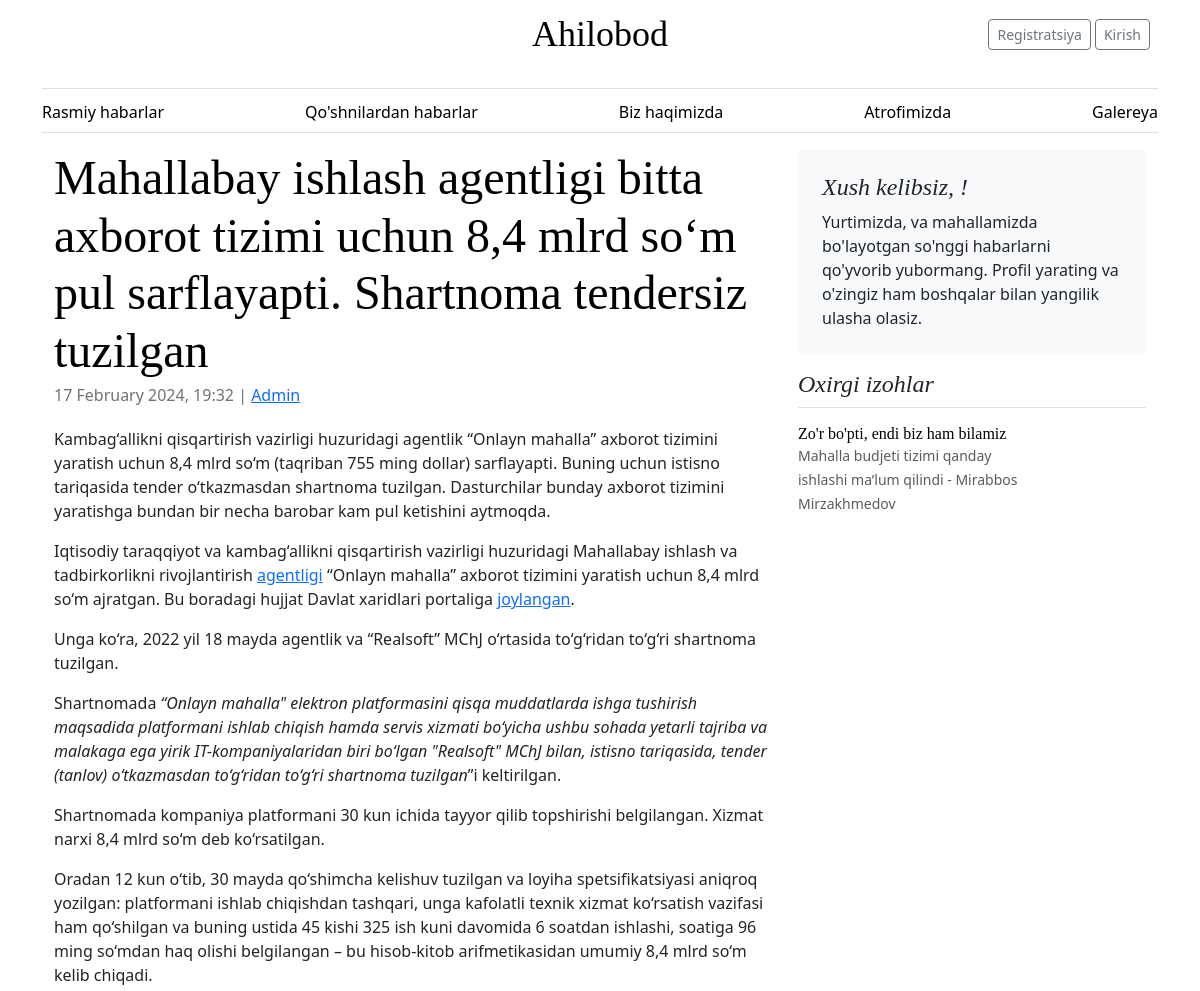
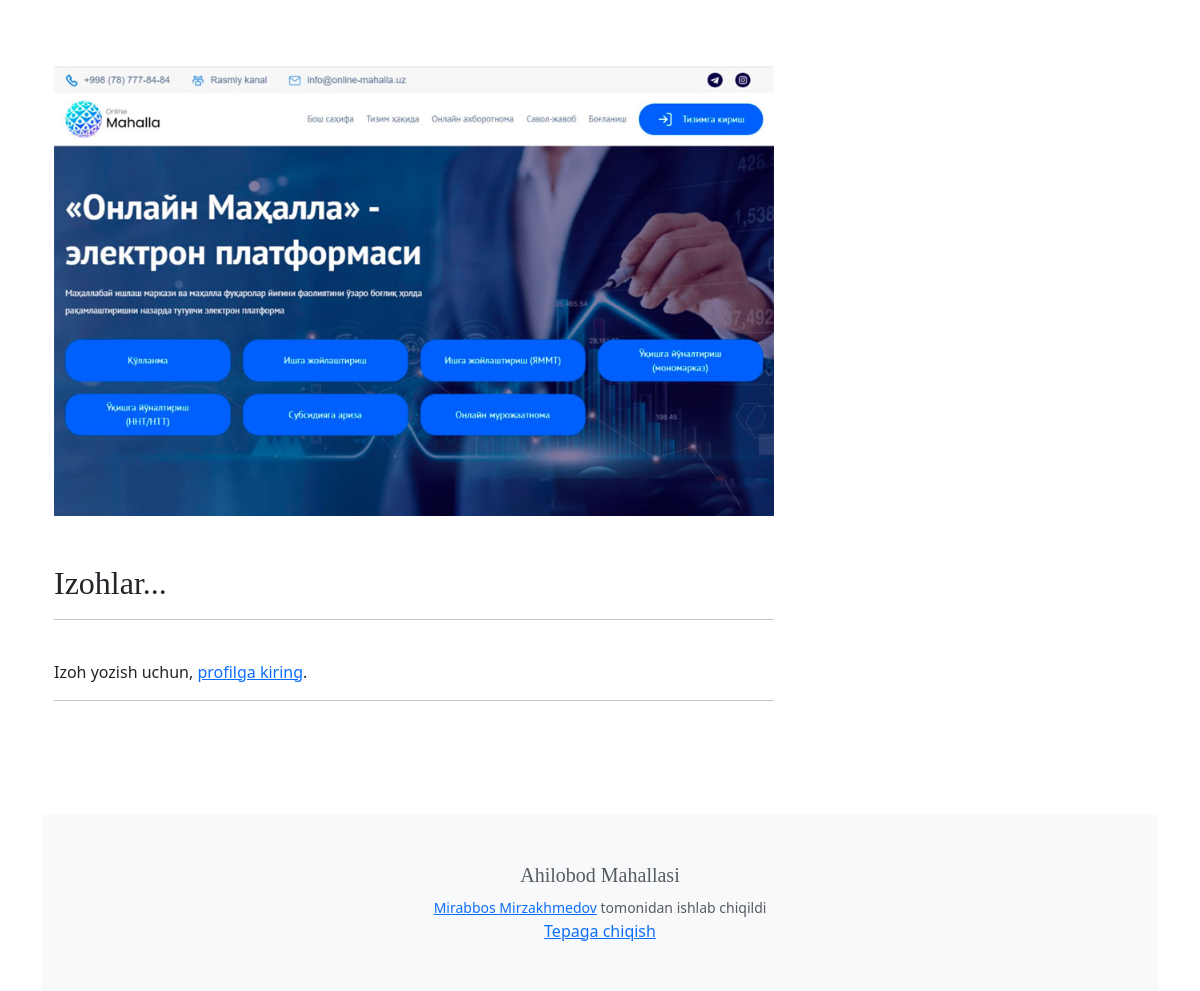
Page /28 on the committed database (2 pictures, top to bottom).
### webapp/models.py (models this page shows, shortened)
class Post(models.Model):
    post_id = models.AutoField(primary_key=True)
    title = models.CharField(max_length=255)
    full_text = RichTextField(blank=True, null=True)
    created_at = models.DateTimeField(default=timezone.now)
    user_id = models.ForeignKey(User, on_delete=models.CASCADE, related_name='posts')
    updated_at = models.DateTimeField(auto_now=True)
    image = models.ImageField(upload_to='posts/', default='posts/default.webp')

class User(AbstractUser):
    user_id = models.AutoField(primary_key=True)
    phone_number = models.CharField(max_length=20)
    profile_pic = models.ImageField(null=True, upload_to='profile/')
    bio = models.TextField(blank=True, null=True)
    created_at = models.DateTimeField(default=timezone.now)
    updated_at = models.DateTimeField(auto_now=True)

class Comment(models.Model):
    comment_id = models.AutoField(primary_key=True)
    post = models.ForeignKey(Post, on_delete=models.CASCADE, related_name='comments')
    user = models.ForeignKey(User, on_delete=models.CASCADE, related_name='comments')
    comment_text = models.TextField()
    created_at = models.DateTimeField(default=timezone.now)

### webapp/views.py (the view)
# urls.py: path('<int:pk>', views.PostDetailView.as_view(), name='news-detail'),
class PostDetailView(DetailView):
    model = Post
    template_name = 'webapp/news_detail.html'
    context_object_name = 'post'
    def get_context_data(self, **kwargs):
        context = super().get_context_data(**kwargs)
        context['comments'] = (Comment.objects.all().order_by('-created_at'))[:5]
        return context

### webapp/templates/webapp/news_detail.html (shortened to what this page needs)
{% extends 'webapp/layout.html' %}
{% block body %}
    <div class="row mb-2">
        <div class="col-md-8">
            <article class="blog-post">
                <h2 class="display-5 link-body-emphasis mb-1">{{ post.title }}</h2>
                <p class="blog-post-meta">{{ post.created_at|date:"j F Y, G:i" }} | <a
                    href="{% url 'profile' post.user_id.user_id %}">{{ post.user_id.first_name }} {{ post.user_id.last_name }}</a>
                </p>
                <p class="full_text">{{ post.full_text|safe }}</p>
                {% if post.image %}
                    <br>
                    <img src="{{ post.image.url }}">
                {% endif %}
                <br><br>
                <h2>Izohlar...</h2>
                <hr>
                <br>
                {% if user.is_authenticated %}
                    {% if post.comments.all %}
                        {% for comment in post.comments.all %}
                            <b><a
                                href="{% url 'profile' comment.user.user_id %}">{{ comment.user.first_name }} {{ comment.user.last_name }}</a></b>
                            | <small>{{ comment.created_at|date:"j F Y, G:i" }}</small><br>
                            {{ comment.comment_text }}
                            <br><br>
                        {% endfor %}
                    {% endif %}
                    <form method="post"
                          action="{% url 'add-comment' post.post_id %}">
                        {% csrf_token %}
                        <hr>
                        <div class="form-group">
                            <p>Izoh yozayotgan profil
                                <strong>{{ user.first_name }} {{ user.last_name }}:</strong>
                            </p>
                            <textarea name="comment_text" class="form-control"
                                      rows="3"></textarea>
                            <br>
                            <button type="submit" class="btn btn-primary">Izoh qoldirish</button>
                        </div>
                    </form>
                {% else %}
                    <p>Izoh yozish uchun, <a href="{% url 'login' %}">profilga kiring</a>.</p>
                    <hr>
                {% endif %}
            </article>
        </div>
        <div class="col-md-4">
            <div class="position-sticky" style="top: 2rem;">
                <div class="p-4 mb-3 bg-body-tertiary rounded">
                    <h4 class="fst-italic">Xush kelibsiz, {{ user.first_name }}!</h4>
                    <p class="mb-0">Yurtimizda, va mahallamizda bo'layotgan so'nggi habarlarni qo'yvorib yubormang.
                    Profil yarating va o'zingiz ham boshqalar bilan yangilik ulasha olasiz.</p>
                </div>
                <div>
                    <h4 class="fst-italic">Oxirgi izohlar</h4>
                    <ul class="list-unstyled">
                        {% for comment in comments %}
                        <li>
                            <a class="d-flex flex-column flex-lg-row gap-3 align-items-start align-items-lg-center py-3 link-body-emphasis text-decoration-none border-top"
                               href="{% url 'news-detail' comment.post.post_id %}">
                                <div class="col-lg-8">
                                    <h6 class="mb-0">{{ comment.comment_text }}</h6>
                                    <small class="text-body-secondary">{{ comment.post.title }} - {{ comment.user.first_name }} {{ comment.user.last_name }}</small>
                                </div>
                            </a>
                        </li>
                        {% endfor %}
                    </ul>
                </div>
            </div>
        </div>
    </div>
{% endblock %}

### webapp/static/css/blog.css (style rules this page uses)
h1, h2, h3, h4, h5, h6 { font-family: "Playfair Display", Georgia, "Times New Roman", serif; }
.blog-post { margin-bottom: 4rem; }
.blog-post img { display: block; margin: 0 auto; max-width: 100%; height: auto; }
.blog-post-meta { margin-bottom: 1.25rem; color: #727272; }
.row { margin-bottom: 20px; }

### rows in the picture
Post: title "Mahallabay ishlash agentligi bitta axborot tizimi uchun 8,4 mlrd so‘m pul sarflayapti. Shartnoma tendersiz tuzilgan", created_at "17 February 2024, 19:32", user_id.first_name "Admin", full_text "Kambag‘allikni qisqartirish vazirligi huzuridagi agentlik “Onlayn mahalla” axborot tizimini yaratish uchun 8,4 mlrd so‘m (taqriban 755 ming dollar) sarflayapti. Buning uchun istisno tariqasida tender o‘tkazmasdan shartnoma tuzilgan. Dasturchilar bunday axborot tizimini yaratishga bundan bir necha barobar kam pul ketishini aytmoqda. Iqtisodiy taraqqiyot va kambag‘allikni qisqartirish vazirligi huzuridagi Mahallabay ishlash va tadbirkorlikni rivojlantirish agentligi “Onlayn mahalla” axborot tizimini yaratish uchun 8,4 mlrd so‘m ajratgan. Bu boradagi hujjat Davlat xaridlari portaliga joylangan . Unga ko‘ra, 2022 yil 18 mayda agentlik va “Realsoft” MChJ o‘rtasida to‘g‘ridan to‘g‘ri shartnoma…", image (picture)
Comment: comment_text "Zo'r bo'pti, endi biz ham bilamiz", post "Mahalla budjeti tizimi qanday ishlashi ma’lum qilindi", user.first_name "Mirabbos", user.last_name "Mirzakhmedov"
